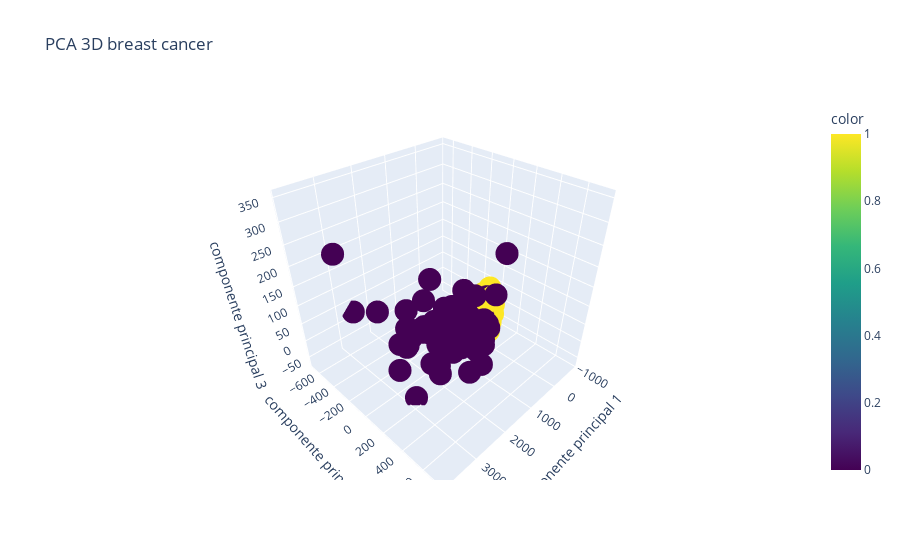

The cell this chart's notebook holds for it:
### Markdown cell above
Observamos que hay multicolinealidad, es decir, muchas columnas de la X están correlacionadas entre sí.Por eso el PCA es capaz de retener casi toda la varianza del dataset en prácticamente solo 3 columnas porque como la mayoría son parecidas entre sí el PCA las transforma y es capaz de aprovechar lo mejor de cada una y convertirlo a componentes principales del PCA, en este caso hemos elegido 3 componentes porque el método del codo nos sugería que la máxima varianza ya estaba retenida en los 3 primeros componentes.

### Code cell
pca = PCA(n_components=3)
X_pca = pca.fit_transform(X)

px.scatter_3d(
    x=X_pca[:, 0], # componente principal 1
    y=X_pca[:, 1], # componente principal 2
    z=X_pca[:, 2], # componente principal 3
    color=y,
    color_continuous_scale='viridis',
    title='PCA 3D breast cancer',
    labels={
        'x': 'componente principal 1',
        'y': 'componente principal 2',
        'z': 'componente principal 3'
    }
)

### Figure 1 — Plotly figure (JSON) as saved in the notebook; plotly's stock layout.template omitted (floating-point values rounded to 4 significant figures; data arrays with more than 128 entries replaced by an {"elided": "..."} marker saying what was removed)
{"data": [{"hovertemplate": "componente principal 1=%{x}<br>componente principal 2=%{y}<br>componente principal 3=%{z}<br>color=%{marker.color}<extra></extra>", "legendgroup": "", "marker": {"color": {"elided": "569 int values"}, "coloraxis": "coloraxis", "symbol": "circle"}, "mode": "markers", "name": "", "scene": "scene", "showlegend": false, "type": "scatter3d", "x": {"elided": "569 float values"}, "y": {"elided": "569 float values"}, "z": {"elided": "569 float values"}}], "layout": {"coloraxis": {"colorbar": {"title": {"text": "color"}}, "colorscale": [[0, "#440154"], [0.1111, "#482878"], [0.2222, "#3e4989"], [0.3333, "#31688e"], [0.4444, "#26828e"], [0.5556, "#1f9e89"], [0.6667, "#35b779"], [0.7778, "#6ece58"], [0.8889, "#b5de2b"], [1, "#fde725"]]}, "legend": {"tracegroupgap": 0}, "scene": {"domain": {"x": [0, 1], "y": [0, 1]}, "xaxis": {"title": {"text": "componente principal 1"}}, "yaxis": {"title": {"text": "componente principal 2"}}, "zaxis": {"title": {"text": "componente principal 3"}}}, "title": {"text": "PCA 3D breast cancer"}}}
